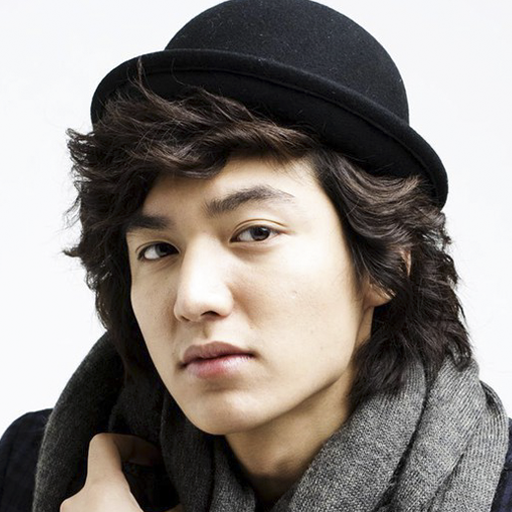
//> input picture gaussian_btl/input_for_gaussian.png, 512 x 512 px
$ ./main   (built with g++ and OpenCV 4)
//> lines starting //> are read from the running program, lines starting //| are printed output that depends on the picture
#include <opencv2/core.hpp>
#include <opencv2/imgcodecs.hpp>
#include <opencv2/highgui.hpp>
#include <cmath>
#include <iostream>

using namespace cv;
using namespace std;

// Khởi tạo giá trị tần số cắt D, độ rộng dải W măc định
int D = 20;
int W = 20;

const String trackBarNameBandpass = "Bo loc Gaussian Bandpass theo tan so cat va do rong dai";
const String trackBarNameBandstop = "Bo loc Gaussian Bandstop theo tan so cat va do rong dai";
Mat src;

// Sắp xếp lại các góc phần tư của hình ảnh Fourier sao cho điểm gốc nằm ở trung tâm hình ảnh
void shiftDFT(Mat& fImage)
{
	Mat tmp, q0, q1, q2, q3;

	// Đầu tiên là cắt hình ảnh, nếu nó có số lượng hàng hoặc cột lẻ
	fImage = fImage(Rect(0, 0, fImage.cols & -2, fImage.rows & -2));

	int cx = fImage.cols / 2;
	int cy = fImage.rows / 2;

	// Sắp xếp lại các góc phần tư của hình ảnh Fourier sao cho điểm gốc nằm ở trung tâm hình ảnh

	q0 = fImage(Rect(0, 0, cx, cy));
	q1 = fImage(Rect(cx, 0, cx, cy));
	q2 = fImage(Rect(0, cy, cx, cy));
	q3 = fImage(Rect(cx, cy, cx, cy));

	q0.copyTo(tmp);
	q3.copyTo(q0);
	tmp.copyTo(q3);

	q1.copyTo(tmp);
	q2.copyTo(q1);
	tmp.copyTo(q2);
}

// Tạo ảnh padded
Mat create_padded_image(Mat src)
{
	Mat padded;
	int m = getOptimalDFTSize(src.rows);
	int n = getOptimalDFTSize(src.cols);
	copyMakeBorder(src, padded, 0, m - src.rows, 0, n - src.cols, BORDER_CONSTANT, Scalar::all(0));
	return padded;
}


// Tạo H(u,v) cho Gaussian Bandpass filter (tham số truyền vào là tần sô cắt d0 và độ rộng dải w)
void gaussian_bandpass_filter(Mat& dftFilter, double d0, double w)
{
	Mat tmp = Mat(dftFilter.rows, dftFilter.cols, CV_32F);
	Point center = Point(dftFilter.rows / 2, dftFilter.cols / 2);
	double d1 = d0 * d0;
	for (int i = 0; i < dftFilter.rows; i++)
	{
		for (int j = 0; j < dftFilter.cols; j++)
		{
			// Công thức của bộ lọc
			double d = pow((double)(i - center.x), 2) + pow((double)(j - center.y), 2);
			tmp.at<float>(i, j) = (float)expf((-1.0) * pow(((d - d1) / (sqrt(d) * w)), 2));
		}
	}

	Mat toMerge[] = { tmp, tmp };
	merge(toMerge, 2, dftFilter);
}

// Tạo H(u,v) cho Gaussian Bandstop filter (tham số truyền vào là tần sô cắt d0 và độ rộng dải w)
void gaussian_bandstop_filter(Mat& dftFilter, double d0, double w)
{
	Mat tmp = Mat(dftFilter.rows, dftFilter.cols, CV_32F);
	Point center = Point(dftFilter.rows / 2, dftFilter.cols / 2);
	double d1 = d0 * d0;
	for (int i = 0; i < dftFilter.rows; i++)
	{
		for (int j = 0; j < dftFilter.cols; j++)
		{
			// Công thức của bộ lọc
			double d = pow((double)(i - center.x), 2) + pow((double)(j - center.y), 2);
			tmp.at<float>(i, j) = (float)(1.0 - expf((-1.0) * pow(((d - d1) / (sqrt(d) * w)), 2)));
		}
	}

	Mat toMerge[] = { tmp, tmp };
	merge(toMerge, 2, dftFilter);
}

// Áp bộ lọc vào ảnh
Mat apply_filter(Mat img, Mat filter)
{
	Mat padded = create_padded_image(img);

	// Setup ảnh DFT
	Mat planes[] = { Mat_<float>(padded), Mat::zeros(padded.size(), CV_32F) };
	Mat complexI;
	merge(planes, 2, complexI);

	// Thực hiện DFT
	dft(complexI, complexI);

	// Apply filter
	shiftDFT(complexI);
	mulSpectrums(complexI, filter, complexI, 0);
	shiftDFT(complexI);

	// Thực hiện inverse DFT ở ảnh đã được filtered
	idft(complexI, complexI);

	// Trả về hình ảnh output
	split(complexI, planes);
	Mat magI = planes[0];
	normalize(magI, magI, 0, 1, NORM_MINMAX);

	return magI;
}

// Thực hiện bộ lọc Bandpass filter
void apply_bandpass_filter(int d, int w) {
	Mat gauss_bandpass = src.clone();
	gaussian_bandpass_filter(gauss_bandpass, d, w);
	Mat dst_gauss_bandpass = apply_filter(src, gauss_bandpass);
	imshow(trackBarNameBandpass, dst_gauss_bandpass);
}

// Thực hiện bộ lọc Bandstop filter
void apply_bandstop_filter(int d, int w) {
	Mat gauss_bandstop = src.clone();
	gaussian_bandstop_filter(gauss_bandstop, d, w);
	Mat dst_gauss_bandstop = apply_filter(src, gauss_bandstop);
	imshow(trackBarNameBandstop, dst_gauss_bandstop);
}

// Hàm Callback khi chỉnh Trackbar ở ảnh thực hiện Bandpass filter
void onChangeBandpass(int sliderValue, void* userData) {
	int dValue = getTrackbarPos("TanSoCat", trackBarNameBandpass);
	int wValue = getTrackbarPos("DoRongDai", trackBarNameBandpass);

	apply_bandpass_filter(dValue, wValue);
}

// Hàm Callback khi chỉnh Trackbar ở ảnh thực hiện Bandstop filter
void onChangeBandstop(int sliderValue, void* userData) {
	int dValue = getTrackbarPos("TanSoCat", trackBarNameBandstop);
	int wValue = getTrackbarPos("DoRongDai", trackBarNameBandstop);

	apply_bandstop_filter(dValue, wValue);
}

int main(int argc, char** argv)
{
	// Ảnh gốc
	src = imread("input_for_gaussian.png", IMREAD_GRAYSCALE);
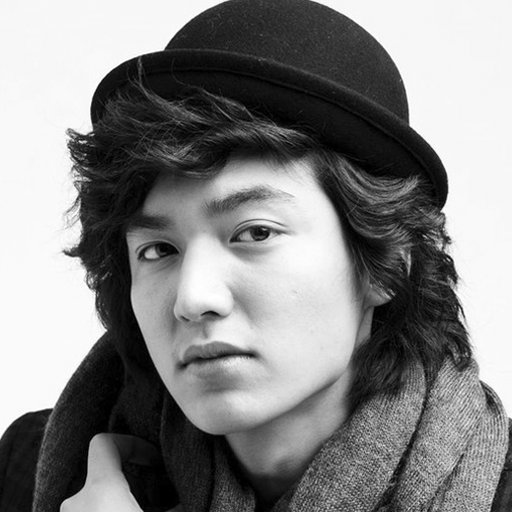
//> src: 512 rows x 512 cols, CV_8UC1; min 0, max 255, mean 132.6
	imshow("Anh ban dau", src);

	// Thực hiện Gaussian Bandpass Filter với độ rộng dải W và tần số cắt D
	namedWindow(trackBarNameBandpass, 1);
	createTrackbar("TanSoCat", trackBarNameBandpass, &D, 50, onChangeBandpass);
	createTrackbar("DoRongDai", trackBarNameBandpass, &W, 50, onChangeBandpass);
	apply_bandpass_filter(D, W);
//> after the loop in gaussian_bandpass_filter, `for (int i = 0; i < dftFilter.rows; i++)`:
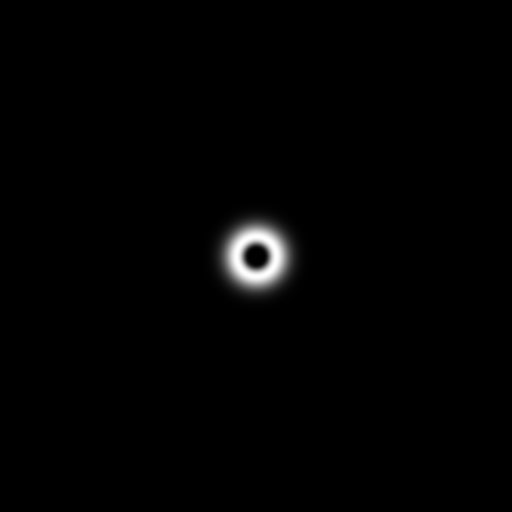
//> tmp: 512 rows x 512 cols, CV_32FC1; min 0, max 1, mean 0.00991
//> in apply_filter, `Mat planes[] = { Mat_<float>(padded), Mat::zeros(padded.size(), CV_32F..`: planes[1]: 512 rows x 512 cols, CV_32FC1; every value is 0
//> in apply_filter, `split(complexI, planes);`:
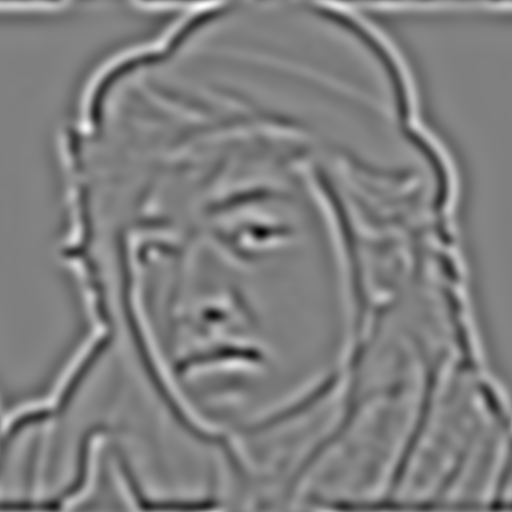
//> planes[0]: 512 rows x 512 cols, CV_32FC1; min -26108028, max 25742320, mean 0; drawn with min black and max white

	// Thực hiện Gaussian Bandstop Filter với độ rộng dải W và tần số cắt D
	namedWindow(trackBarNameBandstop, 1);
	createTrackbar("TanSoCat", trackBarNameBandstop, &D, 50, onChangeBandstop);
	createTrackbar("DoRongDai", trackBarNameBandstop, &W, 50, onChangeBandstop);
	apply_bandstop_filter(D, W);
//> after the loop in gaussian_bandstop_filter, `for (int i = 0; i < dftFilter.rows; i++)`:
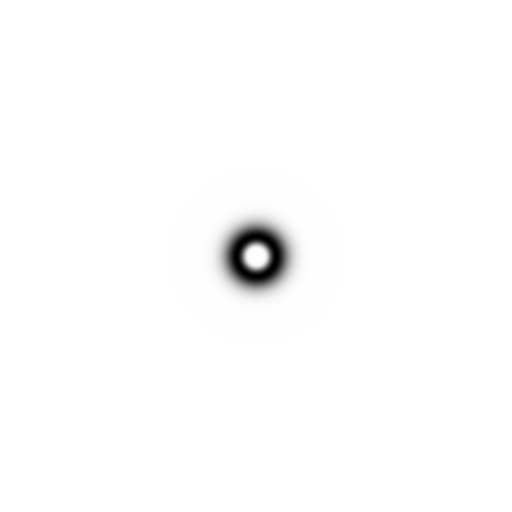
//> tmp: 512 rows x 512 cols, CV_32FC1; min 0, max 1, mean 0.99
//> in apply_filter (call 2), `split(complexI, planes);`:
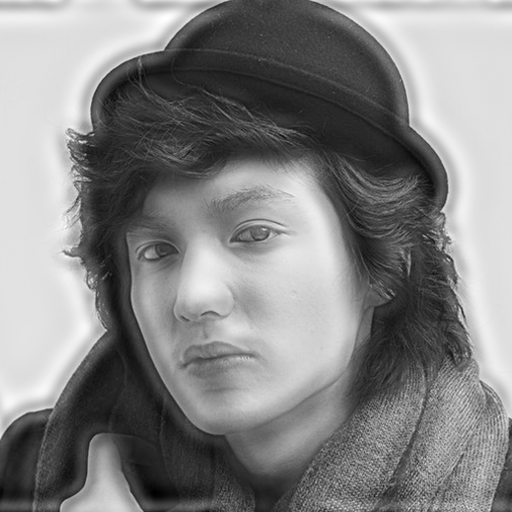
//> planes[0]: 512 rows x 512 cols, CV_32FC1; min -9043656, max 75074776, mean 34750428; drawn with min black and max white

	waitKey();
}
